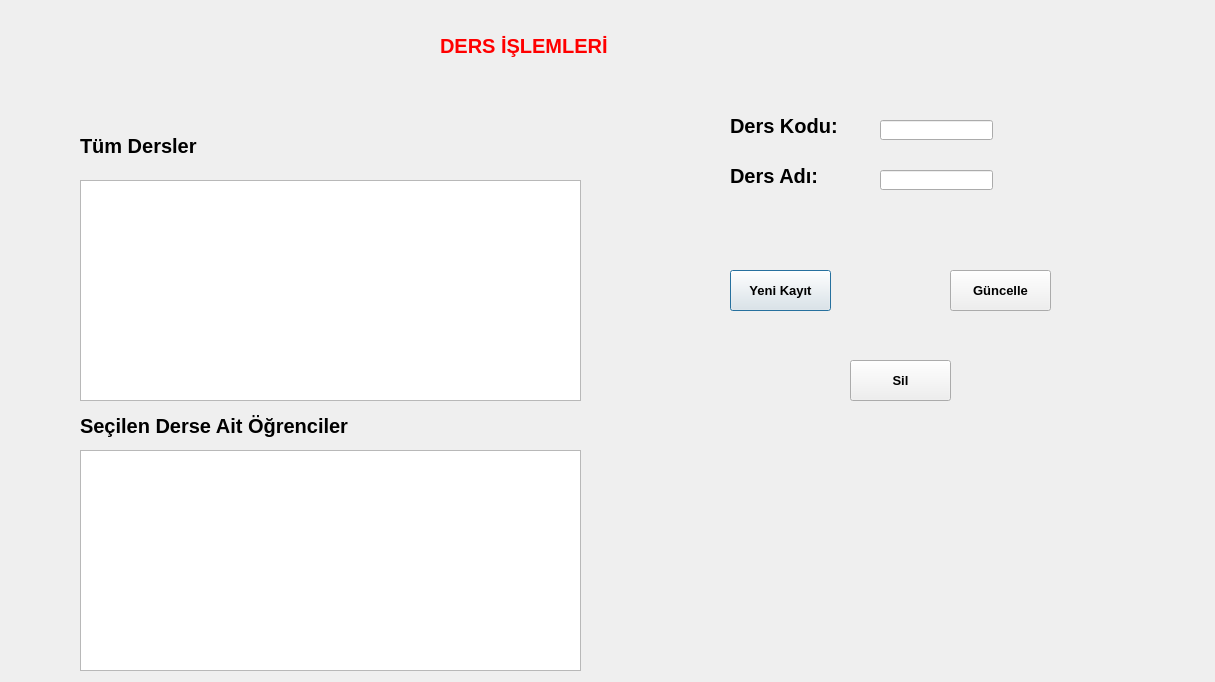
<?xml version="1.0" encoding="UTF-8"?>
<ui version="4.0">
 <class>dersler</class>
 <widget class="QDialog" name="dersler">
  <property name="geometry">
   <rect>
    <x>0</x>
    <y>0</y>
    <width>1215</width>
    <height>682</height>
   </rect>
  </property>
  <property name="windowTitle">
   <string>Dialog</string>
  </property>
  <widget class="QLabel" name="label">
   <property name="geometry">
    <rect>
     <x>440</x>
     <y>30</y>
     <width>271</width>
     <height>31</height>
    </rect>
   </property>
   <property name="palette">
    <palette>
     <active>
      <colorrole role="WindowText">
       <brush brushstyle="SolidPattern">
        <color alpha="255">
         <red>255</red>
         <green>0</green>
         <blue>0</blue>
        </color>
       </brush>
      </colorrole>
     </active>
     <inactive>
      <colorrole role="WindowText">
       <brush brushstyle="SolidPattern">
        <color alpha="255">
         <red>255</red>
         <green>0</green>
         <blue>0</blue>
        </color>
       </brush>
      </colorrole>
     </inactive>
     <disabled>
      <colorrole role="WindowText">
       <brush brushstyle="SolidPattern">
        <color alpha="255">
         <red>120</red>
         <green>120</green>
         <blue>120</blue>
        </color>
       </brush>
      </colorrole>
     </disabled>
    </palette>
   </property>
   <property name="font">
    <font>
     <pointsize>15</pointsize>
     <weight>75</weight>
     <bold>true</bold>
    </font>
   </property>
   <property name="text">
    <string>DERS İŞLEMLERİ</string>
   </property>
  </widget>
  <widget class="QLabel" name="label_2">
   <property name="geometry">
    <rect>
     <x>80</x>
     <y>130</y>
     <width>271</width>
     <height>31</height>
    </rect>
   </property>
   <property name="font">
    <font>
     <pointsize>15</pointsize>
     <weight>75</weight>
     <bold>true</bold>
    </font>
   </property>
   <property name="text">
    <string>Tüm Dersler</string>
   </property>
  </widget>
  <widget class="QLabel" name="label_3">
   <property name="geometry">
    <rect>
     <x>80</x>
     <y>410</y>
     <width>301</width>
     <height>31</height>
    </rect>
   </property>
   <property name="font">
    <font>
     <pointsize>15</pointsize>
     <weight>75</weight>
     <bold>true</bold>
    </font>
   </property>
   <property name="text">
    <string>Seçilen Derse Ait Öğrenciler</string>
   </property>
  </widget>
  <widget class="QLabel" name="label_4">
   <property name="geometry">
    <rect>
     <x>730</x>
     <y>110</y>
     <width>131</width>
     <height>31</height>
    </rect>
   </property>
   <property name="font">
    <font>
     <pointsize>15</pointsize>
     <weight>75</weight>
     <bold>true</bold>
    </font>
   </property>
   <property name="text">
    <string>Ders Kodu:</string>
   </property>
  </widget>
  <widget class="QLabel" name="label_5">
   <property name="geometry">
    <rect>
     <x>730</x>
     <y>160</y>
     <width>131</width>
     <height>31</height>
    </rect>
   </property>
   <property name="font">
    <font>
     <pointsize>15</pointsize>
     <weight>75</weight>
     <bold>true</bold>
    </font>
   </property>
   <property name="text">
    <string>Ders Adı:</string>
   </property>
  </widget>
  <widget class="QTableView" name="tableView_tumdersler">
   <property name="geometry">
    <rect>
     <x>80</x>
     <y>180</y>
     <width>501</width>
     <height>221</height>
    </rect>
   </property>
  </widget>
  <widget class="QTableView" name="tableView_ogrders">
   <property name="geometry">
    <rect>
     <x>80</x>
     <y>450</y>
     <width>501</width>
     <height>221</height>
    </rect>
   </property>
  </widget>
  <widget class="QLineEdit" name="edt_kod">
   <property name="geometry">
    <rect>
     <x>880</x>
     <y>120</y>
     <width>113</width>
     <height>20</height>
    </rect>
   </property>
  </widget>
  <widget class="QLineEdit" name="edt_ad">
   <property name="geometry">
    <rect>
     <x>880</x>
     <y>170</y>
     <width>113</width>
     <height>20</height>
    </rect>
   </property>
  </widget>
  <widget class="QPushButton" name="btn_ekle">
   <property name="geometry">
    <rect>
     <x>730</x>
     <y>270</y>
     <width>101</width>
     <height>41</height>
    </rect>
   </property>
   <property name="font">
    <font>
     <pointsize>10</pointsize>
     <weight>75</weight>
     <bold>true</bold>
    </font>
   </property>
   <property name="text">
    <string>Yeni Kayıt</string>
   </property>
  </widget>
  <widget class="QPushButton" name="btn_gncelle">
   <property name="geometry">
    <rect>
     <x>950</x>
     <y>270</y>
     <width>101</width>
     <height>41</height>
    </rect>
   </property>
   <property name="font">
    <font>
     <pointsize>10</pointsize>
     <weight>75</weight>
     <bold>true</bold>
    </font>
   </property>
   <property name="text">
    <string>Güncelle</string>
   </property>
  </widget>
  <widget class="QPushButton" name="btn_sil">
   <property name="geometry">
    <rect>
     <x>850</x>
     <y>360</y>
     <width>101</width>
     <height>41</height>
    </rect>
   </property>
   <property name="font">
    <font>
     <pointsize>10</pointsize>
     <weight>75</weight>
     <bold>true</bold>
    </font>
   </property>
   <property name="text">
    <string>Sil</string>
   </property>
  </widget>
 </widget>
 <resources/>
 <connections/>
</ui>
